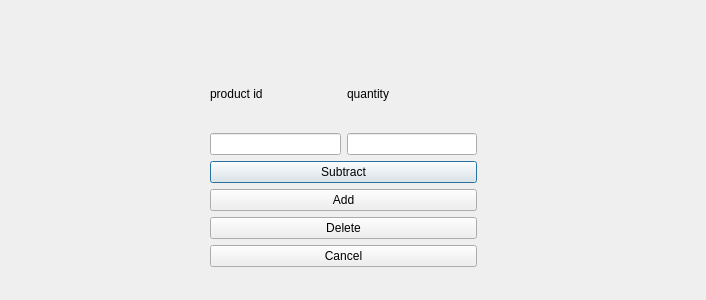
<?xml version="1.0" encoding="UTF-8"?>
<ui version="4.0">
 <class>Edit</class>
 <widget class="QDialog" name="Edit">
  <property name="geometry">
   <rect>
    <x>0</x>
    <y>0</y>
    <width>706</width>
    <height>300</height>
   </rect>
  </property>
  <property name="windowTitle">
   <string>Dialog</string>
  </property>
  <widget class="QWidget" name="">
   <property name="geometry">
    <rect>
     <x>210</x>
     <y>60</y>
     <width>267</width>
     <height>207</height>
    </rect>
   </property>
   <layout class="QVBoxLayout" name="verticalLayout_4">
    <item>
     <layout class="QVBoxLayout" name="verticalLayout_3">
      <item>
       <layout class="QHBoxLayout" name="horizontalLayout">
        <item>
         <layout class="QVBoxLayout" name="verticalLayout">
          <item>
           <widget class="QLabel" name="label">
            <property name="text">
             <string>product id</string>
            </property>
           </widget>
          </item>
          <item>
           <widget class="QLineEdit" name="id"/>
          </item>
         </layout>
        </item>
        <item>
         <layout class="QVBoxLayout" name="verticalLayout_2">
          <item>
           <widget class="QLabel" name="label_2">
            <property name="text">
             <string>quantity</string>
            </property>
           </widget>
          </item>
          <item>
           <widget class="QLineEdit" name="quan"/>
          </item>
         </layout>
        </item>
       </layout>
      </item>
      <item>
       <widget class="QPushButton" name="pushButton_4">
        <property name="text">
         <string>Subtract</string>
        </property>
       </widget>
      </item>
      <item>
       <widget class="QPushButton" name="pushButton">
        <property name="text">
         <string>Add</string>
        </property>
       </widget>
      </item>
      <item>
       <widget class="QPushButton" name="pushButton_3">
        <property name="text">
         <string>Delete</string>
        </property>
       </widget>
      </item>
      <item>
       <widget class="QPushButton" name="pushButton_2">
        <property name="text">
         <string>Cancel</string>
        </property>
       </widget>
      </item>
     </layout>
    </item>
   </layout>
  </widget>
 </widget>
 <resources/>
 <connections/>
</ui>
